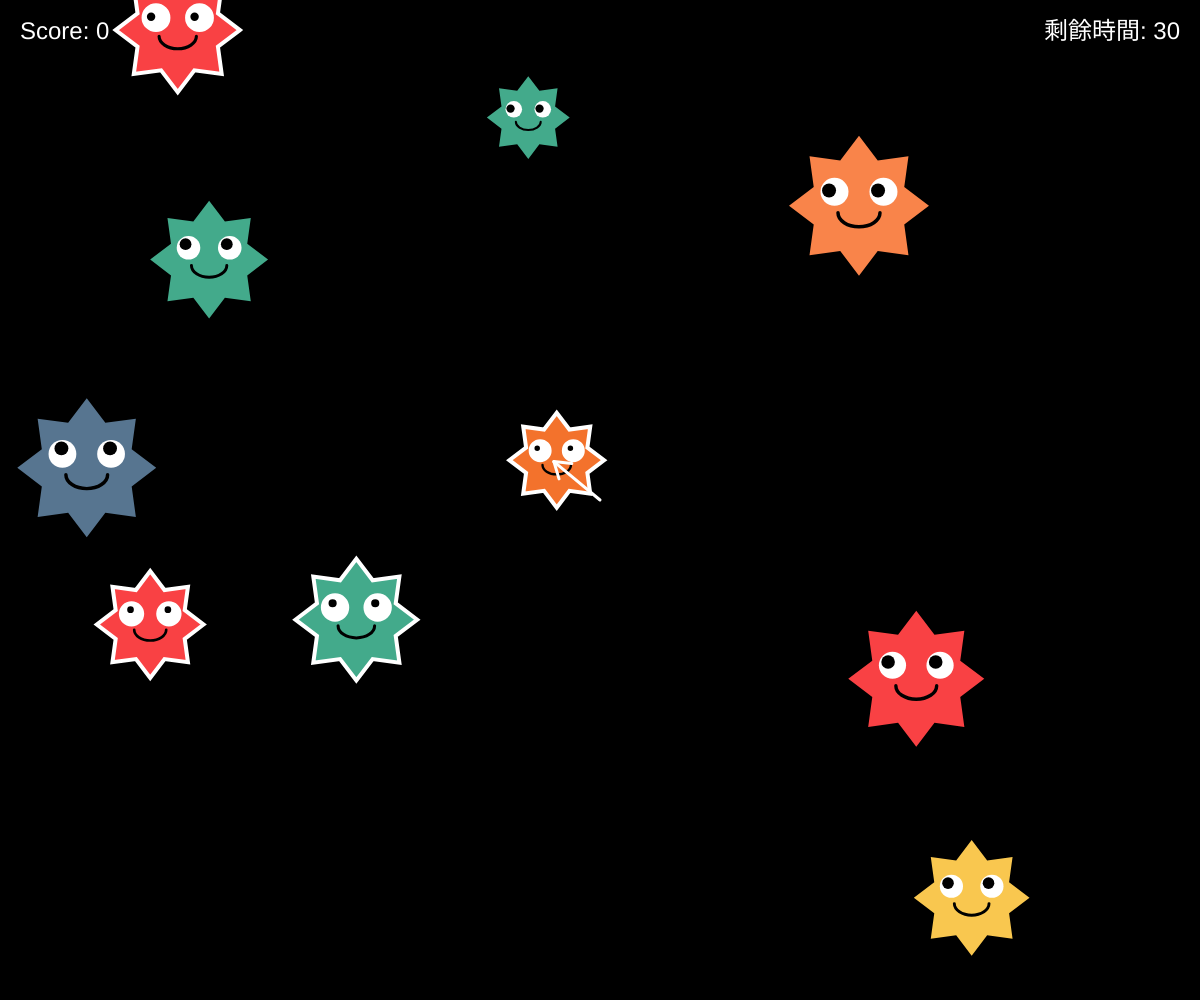
Frame 1 (no input)
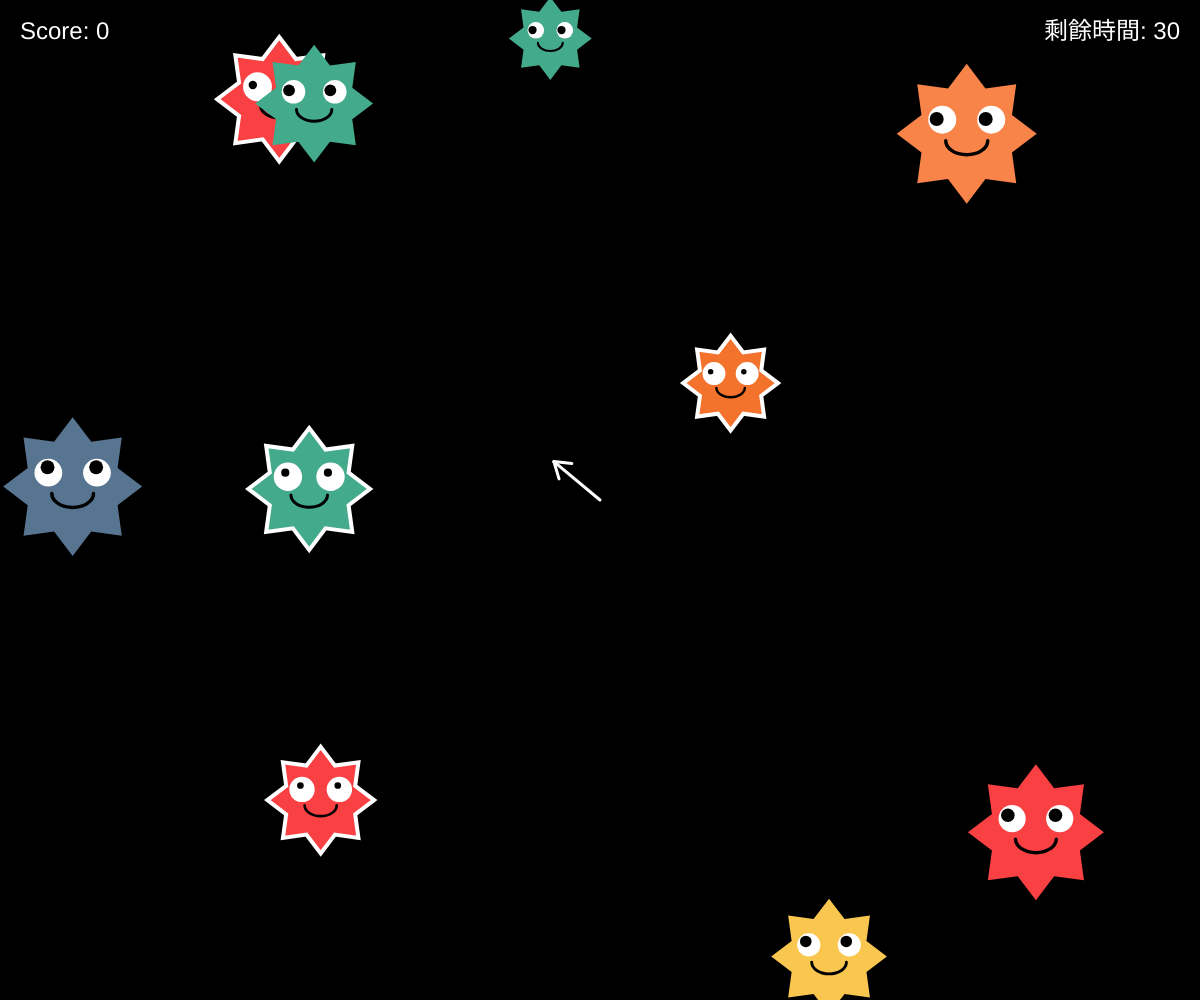
Frame 60 (no input)
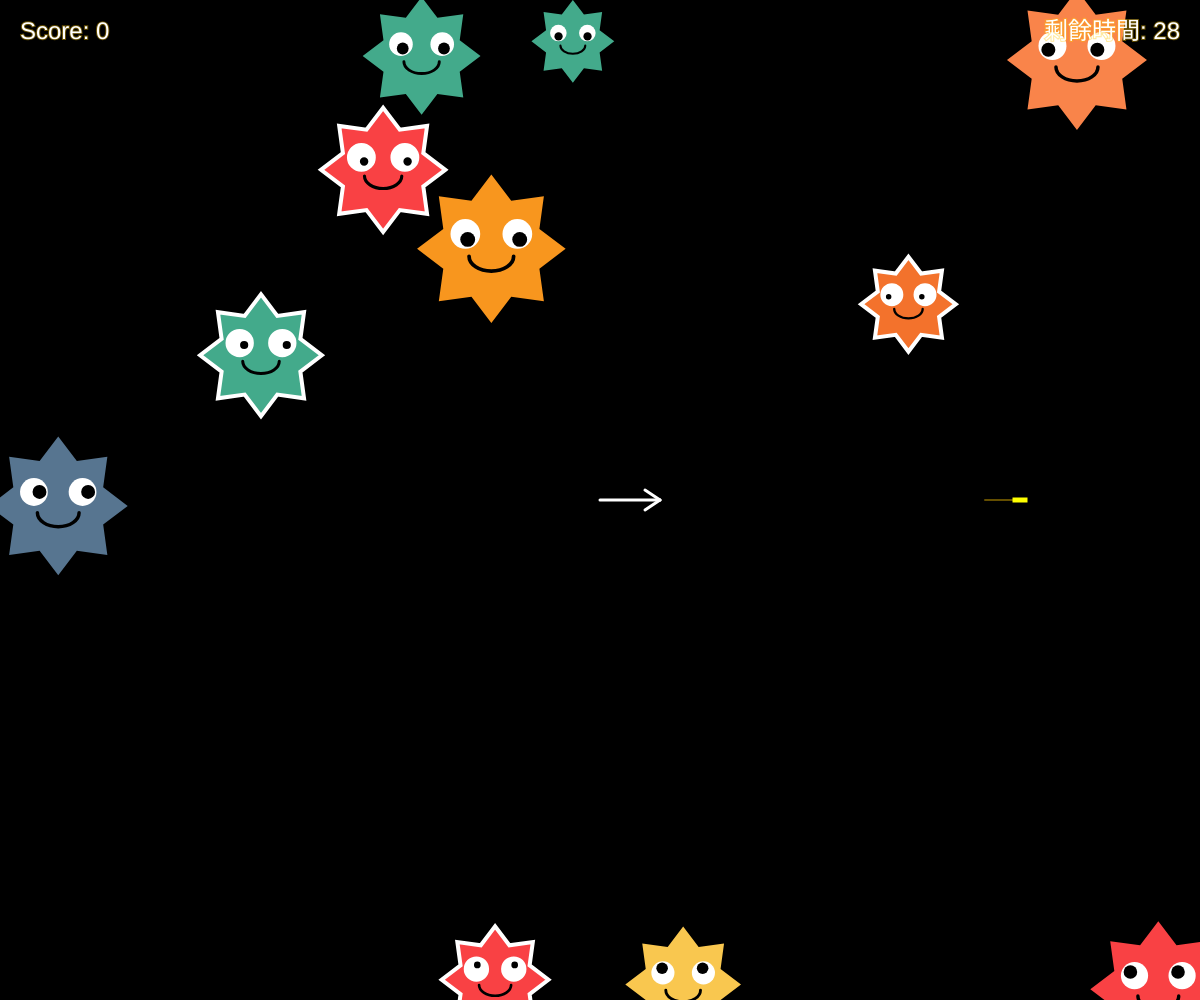
Frame 120 (the mouse pressed at the canvas centre since frame 60)

The p5.js sketch that drew these frames (run headless with seeded random() and noise() and a simulated clock; from frame 60 on, the mouse is pressed at the canvas centre):

// p5.js sketch
// ── sketch.js
let particles = [];
let missiles = [];
let explosions = [];
let colors = ['#f94144', '#f3722c', '#f8961e', '#f9844a', '#f9c74f', '#90be6d', '#43aa8b', '#4d908e', '#577590', '#277da1'];
let lastSpawnTime = 0;
let score = 0;
let difficultyFactor = 1.0; // 難度因子，初始為 1.0
let gameDuration = 30; // 遊戲總時長 (秒)
let gameOver = false;
let gameStartTime;
let shakeAmount = 0; // 螢幕震動強度
let recoilOffset = 0; // 指標後座力偏移
let muzzleFlashes = []; // 槍口閃光陣列

function setup() {
  createCanvas(windowWidth, windowHeight);
  // 初始產生 10 個物件
  for (let i = 0; i < 10; i++) {
    particles.push(new Particle());
  }
  gameStartTime = millis();
  lastSpawnTime = millis();
}

function draw() {
  background(0);

  // 應用螢幕震動
  if (shakeAmount > 0) {
    translate(random(-shakeAmount, shakeAmount), random(-shakeAmount, shakeAmount));
    shakeAmount *= 0.9; // 震動衰減
    if (shakeAmount < 0.1) shakeAmount = 0;
  }

  // 後座力恢復
  recoilOffset *= 0.8;

  // 計算剩餘時間
  let timeLeft = max(0, gameDuration - floor((millis() - gameStartTime) / 1000));
  if (timeLeft <= 0) {
    gameOver = true;
  }

  if (!gameOver) {
    // 隨時間增加難度因子
    difficultyFactor += 0.0001;

    // 粒子的產生速度依照倒數計時決定 (越接近結束產生越快)
    let spawnInterval = map(timeLeft, gameDuration, 0, 2000, 300);
    if (millis() - lastSpawnTime > spawnInterval) {
      // 越到後面產生的粒子大小越小
      let currentMin = map(timeLeft, gameDuration, 0, 40, 10);
      let currentMax = map(timeLeft, gameDuration, 0, 80, 30);
      particles.push(new Particle(random(currentMin, currentMax)));
      lastSpawnTime = millis();
    }
  }

  // 更新並顯示所有物件
  for (let i = particles.length - 1; i >= 0; i--) {
    if (!gameOver) particles[i].update();
    particles[i].display();

    if (!gameOver) {
      // 檢查與所有飛彈的碰撞
      for (let j = missiles.length - 1; j >= 0; j--) {
        let d = dist(particles[i].x, particles[i].y, missiles[j].x, missiles[j].y);
        if (d < particles[i].size) {
          particles[i].hp--; // 扣除粒子生命值
          missiles.splice(j, 1);

          if (particles[i].hp <= 0) {
            // 計算分數：粒子愈小分數愈高，距離中心愈遠分數愈高
            let distFromCenter = dist(width / 2, height / 2, particles[i].x, particles[i].y);
            let points = floor((80 / particles[i].size) * 5 + (distFromCenter / 40));
            points = constrain(points, 5, 50); // 限制分數最高 50 分，最低 5 分
            
            // 產生爆炸
            explosions.push(new Explosion(particles[i].x, particles[i].y, particles[i].color));
            shakeAmount += 8; // 命中震動
            // 移除粒子
            particles.splice(i, 1);
            score += points;
          } else {
            // 擊中但未消滅：產生輕微震動與白色小火花反饋
            shakeAmount += 3;
            explosions.push(new Explosion(particles[i].x, particles[i].y, color(255)));
          }
          break; // 該粒子已消失，跳出飛彈迴圈
        }
      }
    }
  }

  // 更新並顯示飛彈
  for (let i = missiles.length - 1; i >= 0; i--) {
    if (!gameOver) missiles[i].update();
    missiles[i].display();
    // 移除超出螢幕的飛彈
    if (missiles[i].isOutOfBounds()) {
      missiles.splice(i, 1);
    }
  }

  // 更新並顯示爆炸效果
  for (let i = explosions.length - 1; i >= 0; i--) {
    if (!gameOver) explosions[i].update();
    explosions[i].display();
    if (explosions[i].isFinished()) {
      explosions.splice(i, 1);
    }
  }

  // 顯示槍口閃光
  for (let i = muzzleFlashes.length - 1; i >= 0; i--) {
    muzzleFlashes[i].display();
    if (muzzleFlashes[i].isFinished()) {
      muzzleFlashes.splice(i, 1);
    }
  }

  // 最後 10 秒邊框閃爍紅光提醒
  if (!gameOver && timeLeft <= 10 && timeLeft > 0) {
    push();
    noFill();
    // 使用 sin 函式建立平滑的閃爍 alpha 值 (50-255)
    let pulseAlpha = map(sin(millis() * 0.01), -1, 1, 50, 255);
    stroke(255, 0, 0, pulseAlpha);
    strokeWeight(20);
    rect(0, 0, width, height);
    pop();
  }

  // 繪製中心指標
  drawCenterPointer();

  // 顯示分數
  fill(255);
  textSize(24);
  textAlign(LEFT, TOP);
  text("Score: " + score, 20, 20);

  // 顯示剩餘時間 (靠右顯示)
  textAlign(RIGHT, TOP);
  text("剩餘時間: " + timeLeft, width - 20, 20);

  // 遊戲結束畫面
  if (gameOver) {
    push();
    fill(255, 0, 0);
    textSize(64);
    textAlign(CENTER, CENTER);
    text("遊戲結束", width / 2, height / 2);
    textSize(32);
    text("最終得分: " + score, width / 2, height / 2 + 70);

    // 重新開始按鈕
    rectMode(CENTER);
    fill(255);
    rect(width / 2, height / 2 + 150, 200, 60, 10);
    fill(0);
    textSize(28);
    text("重新開始", width / 2, height / 2 + 150);
    pop();
  }
}

function drawCenterPointer() {
  push();
  translate(width / 2, height / 2);
  let angle = atan2(mouseY - height / 2, mouseX - width / 2);
  rotate(angle);
  
  // 加入後座力偏移
  translate(-recoilOffset, 0);

  stroke(255);
  strokeWeight(3);
  // 繪製箭頭
  line(0, 0, 60, 0);
  line(60, 0, 45, -10);
  line(60, 0, 45, 10);
  pop();
}

function mousePressed() {
  if (gameOver) {
    // 檢查是否點擊重新開始按鈕 (按鈕範圍 X: width/2 ± 100, Y: height/2 + 150 ± 30)
    if (mouseX > width / 2 - 100 && mouseX < width / 2 + 100 &&
        mouseY > height / 2 + 120 && mouseY < height / 2 + 180) {
      resetGame();
    }
  } else if (mouseButton === LEFT) {
    // 發射飛彈
    let angle = atan2(mouseY - height / 2, mouseX - width / 2);
    let timeLeft = max(0, gameDuration - floor((millis() - gameStartTime) / 1000));

    if (timeLeft <= 10 && timeLeft > 0) {
      // 最後 10 秒發射 2 個子彈，稍微偏轉角度以區分
      missiles.push(new Missile(width / 2, height / 2, angle - 0.1));
      missiles.push(new Missile(width / 2, height / 2, angle + 0.1));
    } else {
      missiles.push(new Missile(width / 2, height / 2, angle));
    }
    
    // 增加實感特效
    shakeAmount = 4; // 發射輕微震動
    recoilOffset = 15; // 槍口向後退
    muzzleFlashes.push(new MuzzleFlash(width / 2, height / 2, angle));
  }
}

function resetGame() {
  // 重設所有遊戲狀態
  particles = [];
  missiles = [];
  explosions = [];
  score = 0;
  difficultyFactor = 1.0;
  gameOver = false;
  gameStartTime = millis();
  lastSpawnTime = millis();
  // 重新產生初始物件
  for (let i = 0; i < 10; i++) {
    particles.push(new Particle());
  }
}

function windowResized() {
  resizeCanvas(windowWidth, windowHeight);
}

class Particle {
  constructor(customSize) {
    this.x = random(width);
    this.y = random(height);
    this.size = customSize || random(40, 80);
    this.color = color(random(colors));
    // 每個粒子移動速度不一樣 (範圍加大)
    this.vx = random(-3, 3);
    this.vy = random(-3, 3);
    this.hp = random() > 0.7 ? 2 : 1; // 30% 的機率產生需要射擊 2 次的強壯粒子
    this.numPoints = 8; // 星狀圓弧的角數
  }

  update() {
    // 根據難度因子縮放移動速度
    this.x += this.vx * difficultyFactor;
    this.y += this.vy * difficultyFactor;

    // 邊界碰撞檢查
    if (this.x < 0 || this.x > width) this.vx *= -1;
    if (this.y < 0 || this.y > height) this.vy *= -1;
  }

  display() {
    push();
    translate(this.x, this.y);
    
    let d = dist(mouseX, mouseY, this.x, this.y);
    
    // 繪製身體
    fill(this.color);
    if (this.hp > 1) {
      stroke(255); // 需要射擊兩次的粒子增加白色外框作為裝甲提示
      strokeWeight(4);
    } else {
      noStroke();
    }
    
    if (d < 100) {
      // 滑鼠靠近變為圓圈
      ellipse(0, 0, this.size * 2);
    } else {
      // 星狀圓弧外表
      this.drawStarArc(0, 0, this.size, this.size * 0.7, this.numPoints);
    }

    // 繪製眼睛 (白色)
    fill(255);
    ellipse(-this.size * 0.35, -this.size * 0.2, this.size * 0.4);
    ellipse(this.size * 0.35, -this.size * 0.2, this.size * 0.4);

    // 繪製眼珠 (黑色，隨滑鼠移動)
    let angle = atan2(mouseY - this.y, mouseX - this.x);
    let pupilDist = this.size * 0.08;
    fill(0);
    ellipse(-this.size * 0.35 + cos(angle) * pupilDist, -this.size * 0.2 + sin(angle) * pupilDist, this.size * 0.2);
    ellipse(this.size * 0.35 + cos(angle) * pupilDist, -this.size * 0.2 + sin(angle) * pupilDist, this.size * 0.2);

    // 繪製笑嘴 (圓弧)
    noFill();
    stroke(0);
    strokeWeight(this.size * 0.05);
    arc(0, this.size * 0.1, this.size * 0.6, this.size * 0.4, 0, PI);
    
    pop();
  }

  drawStarArc(x, y, radius1, radius2, npoints) {
    let angle = TWO_PI / npoints;
    let halfAngle = angle / 2.0;
    beginShape();
    for (let a = 0; a < TWO_PI; a += angle) {
      let sx = x + cos(a) * radius1;
      let sy = y + sin(a) * radius1;
      vertex(sx, sy);
      sx = x + cos(a + halfAngle) * radius2;
      sy = y + sin(a + halfAngle) * radius2;
      vertex(sx, sy);
    }
    endShape(CLOSE);
  }
}

class Missile {
  constructor(x, y, angle) {
    this.x = x;
    this.y = y;
    this.angle = angle;
    this.speed = 7;
    this.vx = cos(angle) * this.speed;
    this.vy = sin(angle) * this.speed;
    this.history = []; // 用於繪製尾跡
  }

  update() {
    this.history.push({x: this.x, y: this.y});
    if (this.history.length > 5) this.history.shift();
    this.x += this.vx;
    this.y += this.vy;
  }

  display() {
    // 繪製尾跡
    noFill();
    stroke(255, 200, 0, 100);
    strokeWeight(2);
    beginShape();
    for(let p of this.history) vertex(p.x, p.y);
    endShape();

    push();
    translate(this.x, this.y);
    rotate(this.angle);
    fill(255, 255, 0);
    noStroke();
    rectMode(CENTER);
    rect(0, 0, 15, 5); // 簡單的小長方形飛彈
    pop();
  }

  isOutOfBounds() {
    return (this.x < 0 || this.x > width || this.y < 0 || this.y > height);
  }
}

class Explosion {
  constructor(x, y, color) {
    this.x = x;
    this.y = y;
    this.color = color;
    this.particles = [];
    this.life = 255;
    for (let i = 0; i < 15; i++) {
      this.particles.push({
        dx: random(-2, 2),
        dy: random(-2, 2),
        size: random(2, 8)
      });
    }
  }

  update() {
    this.life -= 5;
  }

  display() {
    push();
    noStroke();
    let c = color(this.color);
    c.setAlpha(this.life);
    fill(c);
    for (let p of this.particles) {
      ellipse(this.x + p.dx * (255 - this.life) / 10, this.y + p.dy * (255 - this.life) / 10, p.size);
    }
    pop();
  }

  isFinished() {
    return this.life <= 0;
  }
}

class MuzzleFlash {
  constructor(x, y, angle) {
    this.x = x + cos(angle) * 60;
    this.y = y + sin(angle) * 60;
    this.life = 100;
  }
  display() {
    push();
    translate(this.x, this.y);
    noStroke();
    fill(255, 255, 150, this.life);
    ellipse(0, 0, 20, 20); // 核心光點
    fill(255, 100, 0, this.life * 0.5);
    ellipse(0, 0, 40, 40); // 外圍光暈
    this.life -= 20;
    pop();
  }
  isFinished() {
    return this.life <= 0;
  }
}
